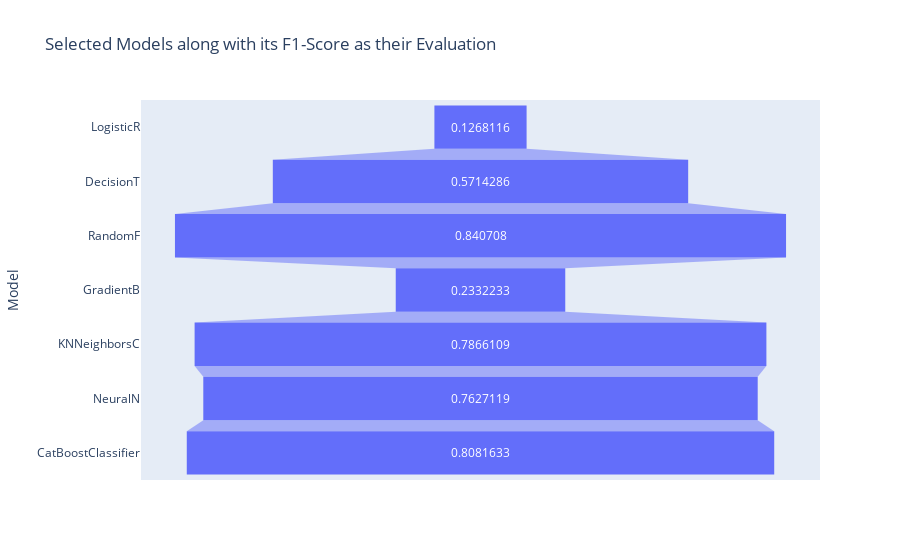
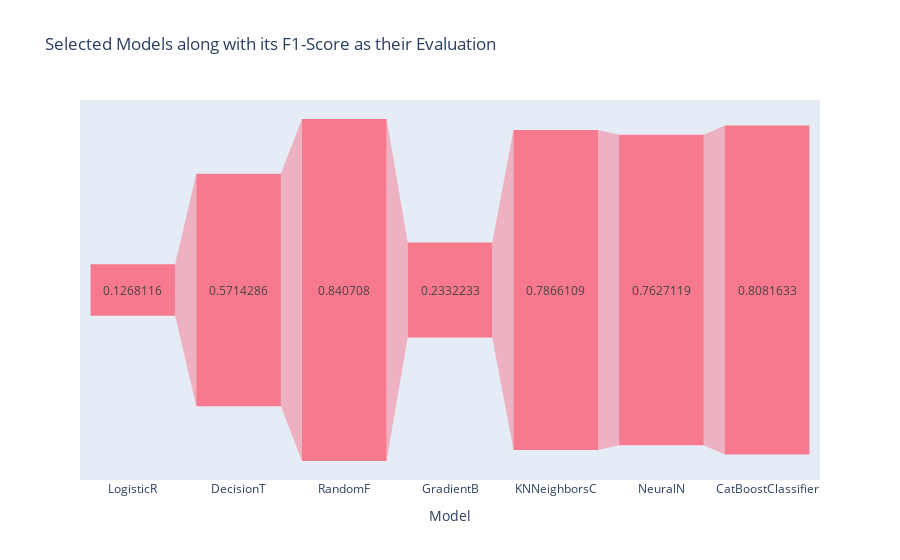

Write notebook code for charts like these, in order.
### Code cell
# Horizontal visual
fig = go.Figure(go.Funnel(
    y = list(All_F1_score.keys()),
    x = list(All_F1_score.values()),
    orientation='h',               
), layout = go.Layout(
    title='Selected Models along with its F1-Score as their Evaluation',
    yaxis=dict(title='Model'),
    xaxis=dict(title='F-Score'),
    ))
fig.show()
# Vertical visual
fig = go.Figure(go.Funnel(
    x = list(All_F1_score.keys()),
    y = list(All_F1_score.values()),
    orientation='v',
    marker=dict(color='#f7798d')
               
), layout = go.Layout(
    title='Selected Models along with its F1-Score as their Evaluation',
    yaxis=dict(title='F-Score'),
    xaxis=dict(title='Model')
    ))

fig.show()

### Figure 1 — Plotly figure (JSON) as saved in the notebook; plotly's stock layout.template omitted (floating-point values rounded to 4 significant figures)
{"data": [{"orientation": "h", "type": "funnel", "x": [0.1268, 0.5714, 0.8407, 0.2332, 0.7866, 0.7627, 0.8082], "y": ["LogisticR", "DecisionT", "RandomF", "GradientB", "KNNeighborsC", "NeuralN", "CatBoostClassifier"]}], "layout": {"autosize": true, "title": {"text": "Selected Models along with its F1-Score as their Evaluation"}, "xaxis": {"autorange": true, "range": [-0.4671, 0.4671], "title": {"text": "F-Score"}, "type": "linear"}, "yaxis": {"autorange": true, "range": [6.5, -0.5], "title": {"text": "Model"}, "type": "category"}}}

### Figure 2 — Plotly figure (JSON) as saved in the notebook; plotly's stock layout.template omitted (floating-point values rounded to 4 significant figures)
{"data": [{"marker": {"color": "#f7798d"}, "orientation": "v", "type": "funnel", "x": ["LogisticR", "DecisionT", "RandomF", "GradientB", "KNNeighborsC", "NeuralN", "CatBoostClassifier"], "y": [0.1268, 0.5714, 0.8407, 0.2332, 0.7866, 0.7627, 0.8082]}], "layout": {"autosize": true, "title": {"text": "Selected Models along with its F1-Score as their Evaluation"}, "xaxis": {"autorange": true, "range": [-0.5, 6.5], "title": {"text": "Model"}, "type": "category"}, "yaxis": {"autorange": true, "range": [-0.4671, 0.4671], "title": {"text": "F-Score"}, "type": "linear"}}}
